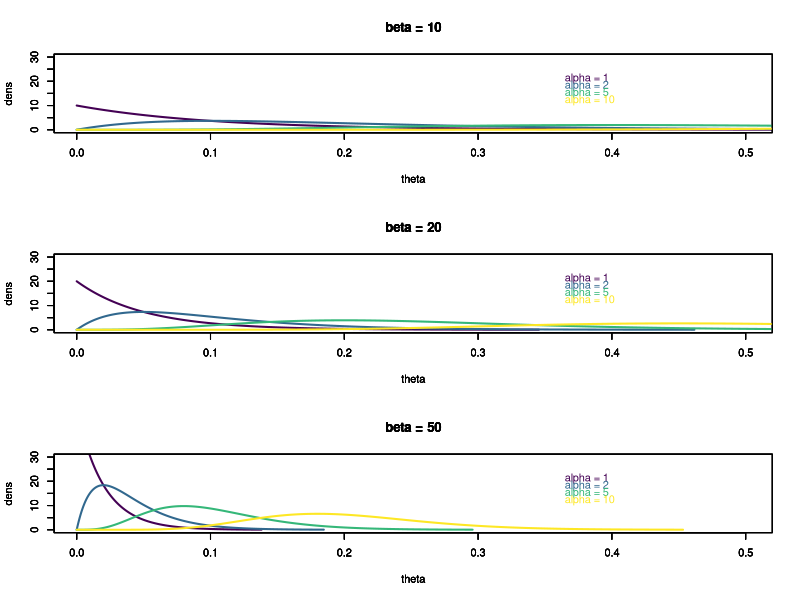

R code for this plot:
### R script to define gamma-distributed priors for the theta and tau parameters in SNAPP analyses.
### By Ivan Prates, June 2018.
### Smithsonian National Museum of Natural History, Washington DC, USA.

# We'll use the viridis color palletes for plotting:
#install.packages("viridis")
library(viridis)

# Given a mutation rate of:
u = 2.42*10^-9 # from Prates et al. 2016 Molecular Ecology (average mutation rate among all genes of the three lizards)

# 1. For theta:

# The tree height in number of generations is: 
gen = 1620000 # from Prates et al. 2016 Molecular Ecology (T4 of A. punctatus)
gen = 1120000 # from Prates et al. 2016 Molecular Ecology (T4 of A. ortonii)

# The expected tree height (in coalescent units) is:
r = u * gen 
r # 0.004 for punctatus, 0.0027 for ortonii

# 2. For theta:
N = 1860000 # Between 1.86 million and 4.53 million from Prates et al. 2016 Molecular Ecology
N = 4530000
theta = 4*N*u
theta # From 0.018 to 0.044

# Then, implement gamma parameters as:
shape = c(1,2,5,10)
rate = c(10,20,50)

# Plot:
par(mfrow = c(length(rate), 1)) # number of plot rows = number of rate values
for (j in 1:length(rate)) {
for (i in 1:length(shape)) { # shapes go together, so in inside loop
x.max = qgamma(0.999, shape=shape[i], rate=rate[j])
x = seq(from=0, to=x.max, by=x.max/1000)
dens = dgamma(x, shape=shape[i], rate=rate[j])
palette = viridis(n = length(shape))
plot(x, dens, type='l', ylim = c(0,30), xlim = c(0.003,0.5), col=palette[i], lwd = 2, xlab = "theta")
title(paste("beta =", rate[j])) # titles for each plot
legend(x = 0.35, y = 30 - 3*i, paste("alpha =", shape[i]), text.col=palette[i], bg = "transparent", bty = "n") # settings and position of legend
par(new = T) # plot in same graph
}
par(new = F) # to stop plotting on top
}
par(new = F) # to stop plotting on top

# Done!
